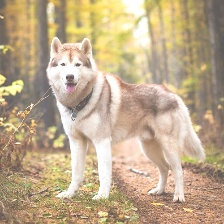
#> input picture demo/brightness+0.2.jpg, 224 x 224 px, given in place of husky.jpg, which was not available
$ python demo.py
#> lines starting #> are read from the running program, lines starting #| are printed output that depends on the picture; pictures that were not available may be replaced by others from this repository, and a replacement may not be noted
import cv2
import random
import numpy as np
from datetime import datetime

class Augmenter:

    def horizontal_shift(image, param):
        width = int(image.shape[1]*param)
        if width > 0:  ## shift to right
            image[:,width:,:] = image[:,:-width,:]
        elif width < 0:  ## shift to left
            image[:,:-width,:] = image[:,width:,:]
        return image

    def vertical_shift(image, param):
        height = int(image.shape[0]*param)
        if height > 0:  ## downward shift
            image[height:,:,:] = image[:-height,:,:]
        elif height < 0:  ## upward shift
            image[:-height,:,:] = image[height:,:,:]
        return image

    def horizontal_flip(image, param):
        if param:
            image = cv2.flip(image, 1)
        return image

    def vertical_flip(image, param):
        if param:
            image = cv2.flip(image, 0)
        return image

    def rotation(image, param):
        param *= 180
        height, width = image.shape[:2]
        cent_x, cent_y = width // 2, height // 2

        mat = cv2.getRotationMatrix2D((cent_x, cent_y), -param, 1.0)
        cos, sin = np.abs(mat[0, 0]), np.abs(mat[0, 1])

        n_width = int((height * sin) + (width * cos))
        n_height = int((height * cos) + (width * sin))

        mat[0, 2] += (n_width / 2) - cent_x
        mat[1, 2] += (n_height / 2) - cent_y

        image = cv2.warpAffine(image, mat, (n_width, n_height))
        new_height, new_width = image.shape[:2]
        image = image[int((new_height-height)/2):int((new_height+height)/2),int((new_width-width)/2):int((new_width+width)/2)]

        return image

    def brightness(image, param):
        image = image + param
        image = np.clip(image, 0., 1.)
        return image

    def contrast(image, param):
        param = (1+param)**(1+param)
        image = np.mean(image) + param * image - param * np.mean(image)
        image = np.clip(image, 0., 1.)
        return image

    def noise_mask(image, param):
        height, width, channel = image.shape
        noise = np.random.rand(height, width, channel)
        image = image * (1-param) + noise * param
        image = np.clip(image, 0., 1.)
        return image

    def pixel_attack(image, param):
        if param:
            height, width, channel = image.shape
            for num in range(int(height*width*param)):
                image[random.randint(0, height-1), random.randint(0, width-1), :] = np.random.rand(channel)
        return image

    def pixelation(image, param):
        param = 1-param
        height, width = image.shape[:2]
        image = cv2.resize(image, (int(width*param), int(height*param)), cv2.INTER_NEAREST)
        image = cv2.resize(image, (width, height), cv2.INTER_NEAREST)
        return image

    def low_pass_filter(image, param):
        height, width = image.shape[:2]
        longest_side = max(height, width)
        param = longest_side * (1-param)
        cent_y, cent_x = height//2, width//2
        signal = np.fft.fft2(image, axes=(0,1))
        for y in range(height):
            for x in range(width):
                if ((x-cent_x)**2+(y-cent_y)**2)**0.5 < param:
                    signal[y,x,:] *= np.random.rand(3)
        image = np.fft.ifft2(signal, axes=(0,1))
        image = np.abs(image)
        return image

all_functions = [
                "horizontal_shift","vertical_shift","horizontal_flip","vertical_flip",
                "rotation","brightness","contrast","noise_mask",
                "pixel_attack","pixelation"
                ]

all_params = [0.2,0.2,1,1,0.2,0.2,0.2,0.2,0.2,0.2]

# all_functions = ["low_pass_filter"]
# all_params = [0.2]

#img = cv2.imread("lib/datasets/test1/dumptruck_closed/swh_m01_dumptruck_closed_cam1-48_b0_2d_07_6b_e4-2020-10-19-08_43_27.129808+08_00__378-165-930-431.jpg")/255.
img = cv2.imread("lib/husky.jpg")/255.
img = cv2.resize(img,(224,224))
for i, func in enumerate(all_functions):
    aug = img.copy()
    aug = getattr(Augmenter, func)(aug, all_params[i])
    aug = aug*255
    aug.round().astype(np.uint8)
    cv2.imwrite(f"./demo/{func}+{all_params[i]}.jpg",aug)
#> this loop made 10 passes
#> pass 1, `aug = getattr(Augmenter, func)(aug, all_params[i])`:
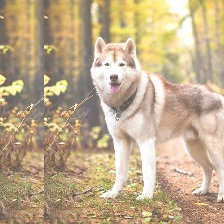
#> aug: shape (224, 224, 3) float64; mean B, G, R 0.545, 0.668, 0.751
#> pass 2, `aug = getattr(Augmenter, func)(aug, all_params[i])`:
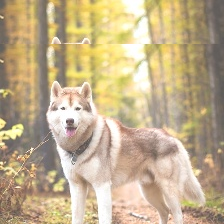
#> aug: shape (224, 224, 3) float64; mean B, G, R 0.551, 0.686, 0.761
#> after the loop:
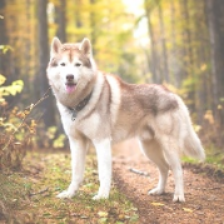
#> aug: shape (224, 224, 3) float64; mean B, G, R 140.3, 170.7, 191.8

$ run again, on demo/rotation+0.2.jpg
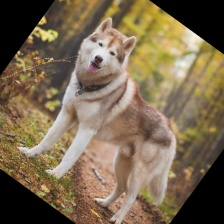
#> input picture demo/rotation+0.2.jpg, 224 x 224 px, given in place of husky.jpg, which was not available
#> the loop `for i, func in enumerate(all_functions):` made 10 passes
#> pass 1, `aug = getattr(Augmenter, func)(aug, all_params[i])`:
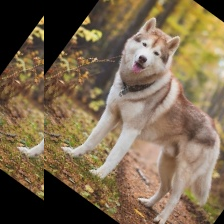
#> aug: shape (224, 224, 3) float64; mean B, G, R 0.308, 0.407, 0.479
#> pass 2, `aug = getattr(Augmenter, func)(aug, all_params[i])`:
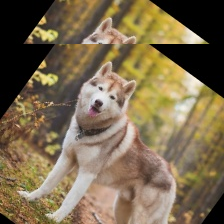
#> aug: shape (224, 224, 3) float64; mean B, G, R 0.313, 0.422, 0.487

$ run again, on demo/vertical_shift+0.2.jpg
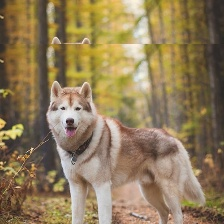
#> input picture demo/vertical_shift+0.2.jpg, 224 x 224 px, given in place of husky.jpg, which was not available
#> the loop `for i, func in enumerate(all_functions):` made 10 passes
#> pass 1, `aug = getattr(Augmenter, func)(aug, all_params[i])`:
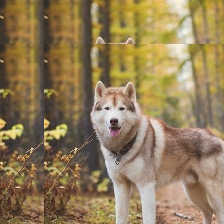
#> aug: shape (224, 224, 3) float64; mean B, G, R 0.35, 0.491, 0.575
#> pass 2, `aug = getattr(Augmenter, func)(aug, all_params[i])`:
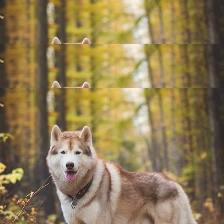
#> aug: shape (224, 224, 3) float64; mean B, G, R 0.33, 0.487, 0.563
